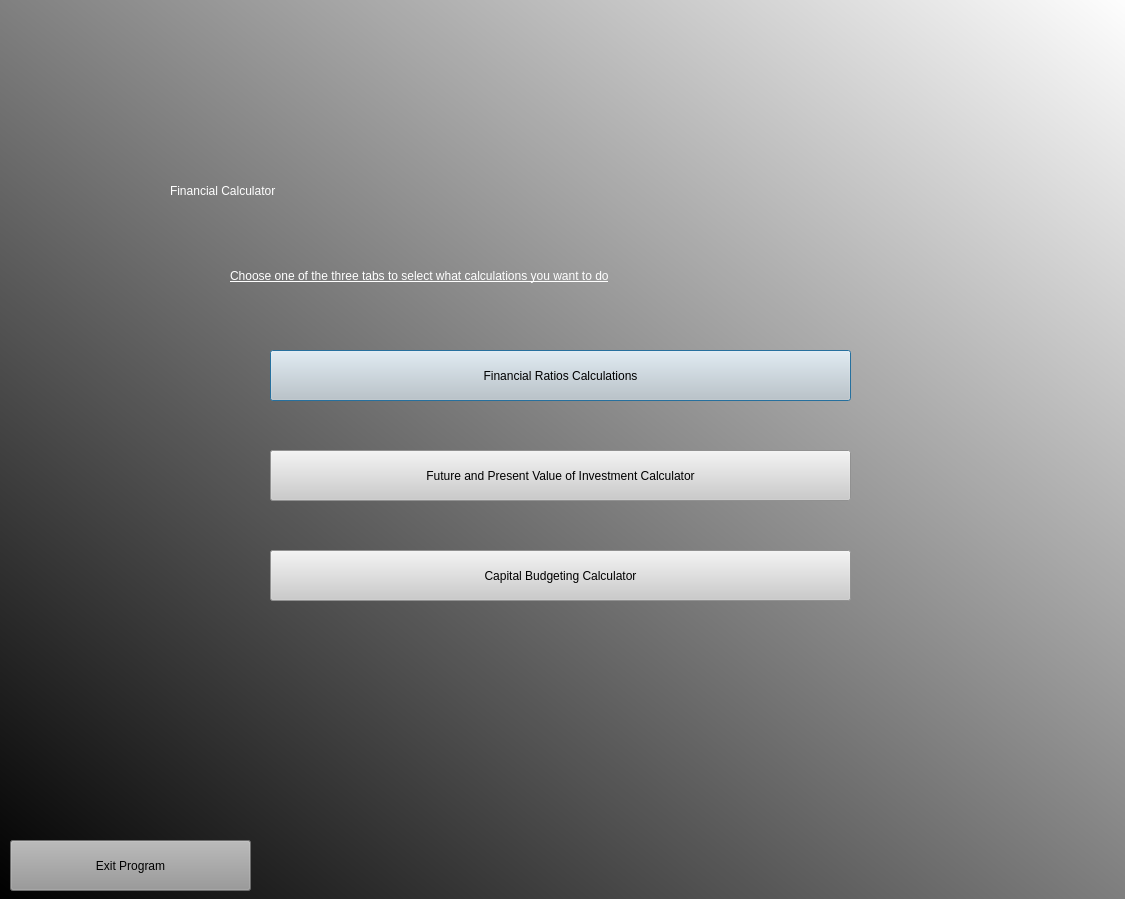
<?xml version="1.0" encoding="UTF-8"?>
<ui version="4.0">
 <class>Dialog</class>
 <widget class="QDialog" name="Dialog">
  <property name="geometry">
   <rect>
    <x>0</x>
    <y>0</y>
    <width>1125</width>
    <height>899</height>
   </rect>
  </property>
  <property name="windowTitle">
   <string>Dialog</string>
  </property>
  <widget class="QWidget" name="widget" native="true">
   <property name="geometry">
    <rect>
     <x>0</x>
     <y>0</y>
     <width>1131</width>
     <height>901</height>
    </rect>
   </property>
   <property name="styleSheet">
    <string notr="true">QWidget#widget{
background-color:qlineargradient(spread:pad, x1:0, y1:1, x2:1, y2:0, stop:0 rgba(0, 0, 0, 255), stop:1 rgba(255, 255, 255, 255));}</string>
   </property>
   <widget class="QLabel" name="label">
    <property name="geometry">
     <rect>
      <x>170</x>
      <y>100</y>
      <width>801</width>
      <height>181</height>
     </rect>
    </property>
    <property name="styleSheet">
     <string notr="true">color:rgb(255, 255, 255);
font: 64pt &quot;Rockwell&quot;;
</string>
    </property>
    <property name="text">
     <string>Financial Calculator</string>
    </property>
   </widget>
   <widget class="QLabel" name="label_2">
    <property name="geometry">
     <rect>
      <x>230</x>
      <y>210</y>
      <width>681</width>
      <height>131</height>
     </rect>
    </property>
    <property name="styleSheet">
     <string notr="true">color:rgb(255, 255, 255);
font: 75 16pt &quot;MS Shell Dlg 2&quot;;
text-decoration: underline;</string>
    </property>
    <property name="text">
     <string>Choose one of the three tabs to select what calculations you want to do</string>
    </property>
   </widget>
   <widget class="QPushButton" name="finratios">
    <property name="geometry">
     <rect>
      <x>270</x>
      <y>350</y>
      <width>581</width>
      <height>51</height>
     </rect>
    </property>
    <property name="styleSheet">
     <string notr="true">background-color:rgb(203, 203, 203);
font: 75 18pt &quot;MS Shell Dlg 2&quot;;
</string>
    </property>
    <property name="text">
     <string>Financial Ratios Calculations</string>
    </property>
   </widget>
   <widget class="QPushButton" name="futpastval">
    <property name="geometry">
     <rect>
      <x>270</x>
      <y>450</y>
      <width>581</width>
      <height>51</height>
     </rect>
    </property>
    <property name="styleSheet">
     <string notr="true">background-color:rgb(203, 203, 203);
font: 75 18pt &quot;MS Shell Dlg 2&quot;;
</string>
    </property>
    <property name="text">
     <string>Future and Present Value of Investment Calculator</string>
    </property>
   </widget>
   <widget class="QPushButton" name="capitalcalc">
    <property name="geometry">
     <rect>
      <x>270</x>
      <y>550</y>
      <width>581</width>
      <height>51</height>
     </rect>
    </property>
    <property name="styleSheet">
     <string notr="true">background-color:rgb(203, 203, 203);
font: 75 18pt &quot;MS Shell Dlg 2&quot;;
</string>
    </property>
    <property name="text">
     <string>Capital Budgeting Calculator</string>
    </property>
   </widget>
   <widget class="QPushButton" name="exit">
    <property name="geometry">
     <rect>
      <x>10</x>
      <y>840</y>
      <width>241</width>
      <height>51</height>
     </rect>
    </property>
    <property name="styleSheet">
     <string notr="true">background-color:rgb(150, 150, 150);
font: 75 18pt &quot;MS Shell Dlg 2&quot;;
</string>
    </property>
    <property name="text">
     <string>Exit Program</string>
    </property>
   </widget>
  </widget>
 </widget>
 <resources/>
 <connections/>
</ui>
